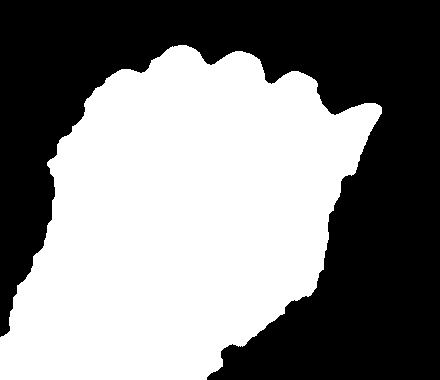
//> input picture dataset/A/14.jpg, 440 x 380 px; its folder holds only this picture in this run
$ ./train   (built with g++ and OpenCV 4)
//> lines starting //> are read from the running program, lines starting //| are printed output that depends on the picture; after the words box and inside, x2 and y2 are one past the last pixel; in counts of white or black regions, pixels touching at a corner belong together
#include <opencv2/opencv.hpp>
#include <opencv2/ml.hpp>
#include <algorithm>
#include <iostream>
#include <vector>
#include <string>

using namespace cv;
using namespace cv::ml;
using namespace std;

const int IMG_SIZE = 50;

// Dynamic loader: Returns true if folder exists and has images
bool load_images(string directory, int label, Mat& trainData, vector<int>& trainLabels) {
//> called with directory = "dataset/A", label = 0
    vector<String> filenames;

    // [CRITICAL FIX] Catch OpenCV 4.10 exception if the folder does not exist at all
    try {
        glob(directory + "/*.jpg", filenames);
    } catch (const cv::Exception& e) {
        return false; // Folder is missing, safely return false to skip it
    }

    if(filenames.empty()) {
        return false; // Folder exists but is empty, safely skip
    }

    cout << "[INFO] Processing folder " << directory << " (" << filenames.size() << " images)..." << endl;

    for (size_t i = 0; i < filenames.size(); ++i) {
        // Read strictly as Grayscale since we are loading binary masks
        Mat img = imread(filenames[i], IMREAD_GRAYSCALE);
//> img is the input picture: 380 rows x 440 cols, CV_8UC1; min 0, max 255, mean 130.6

        if (img.empty()) continue;

        // Bounding-box normalisation: mirror the same transform applied at
        // inference time in GestureRecognizer::predict(). Without this step
        // the 50×50 feature vector encodes pixel position within the full ROI,
        // so KNN classifies by where the hand appears on screen rather than
        // by hand shape. Cropping to the largest blob's bounding box first
        // makes training features position- and scale-invariant.
        std::vector<std::vector<cv::Point>> contours;
        cv::findContours(img, contours, cv::RETR_EXTERNAL, cv::CHAIN_APPROX_SIMPLE);
//> contours = 101 contours, 100 with area under 20; largest, box (x1, y1, x2, y2) and area: (0, 40, 384, 380) 86252
        if (!contours.empty()) {
            auto maxIt = std::max_element(contours.begin(), contours.end(),
                [](const std::vector<cv::Point>& a, const std::vector<cv::Point>& b) {
                    return cv::contourArea(a) < cv::contourArea(b);
                });
            cv::Rect bbox = cv::boundingRect(*maxIt);
//> bbox = Rect(0, 40, 384, 340)
            const int pad = 4;
            bbox.x      = std::max(0, bbox.x - pad);
            bbox.y      = std::max(0, bbox.y - pad);
//> bbox = Rect(0, 36, 384, 340)
            bbox.width  = std::min(img.cols - bbox.x, bbox.width  + 2 * pad);
//> bbox = Rect(0, 36, 392, 340)
            bbox.height = std::min(img.rows - bbox.y, bbox.height + 2 * pad);
//> bbox = Rect(0, 36, 392, 344)
            img = img(bbox).clone();
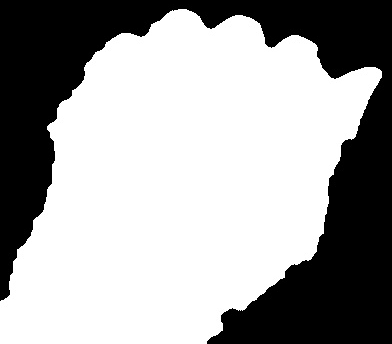
//> img: 344 rows x 392 cols, CV_8UC1; min 0, max 255, mean 161.9
        }

        resize(img, img, Size(IMG_SIZE, IMG_SIZE));
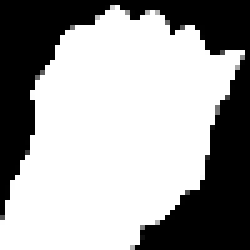
//> img: 50 rows x 50 cols, CV_8UC1 (shown 5 times larger); min 0, max 255, mean 161.8
        img = img.reshape(1, 1);
//> img = 2500 values, max 255 at index 122, min 0 at index 0, mean 161.8
        img.convertTo(img, CV_32F);

        trainData.push_back(img);
//> trainData has the same summary as img
        trainLabels.push_back(label);
    }
    return true;
}

int main() {
    Mat trainData;
    vector<int> trainLabels;

    cout << "[INFO] Starting dynamic data loader..." << endl;
    int classesLoaded = 0;

    // Scan through A to Z dynamically
    for (int i = 0; i < 26; ++i) {
        char letter = 'A' + i;
        string folder = "dataset/" + string(1, letter);

        if (load_images(folder, i, trainData, trainLabels)) {
//> trainData has the same summary as img in load_images; trainLabels = [0]
            classesLoaded++;
        }
    }
//> pass 2 of the loop `for (int i = 0; i < 26; ++i)`:
//> letter = 'B'
//> folder = "dataset/B"
//> filenames = 1 item
//| [INFO] Processing folder dataset/B (1 images)...
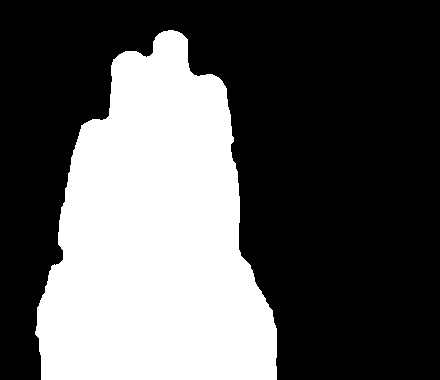
//> input picture dataset/B/0.jpg, 440 x 380 px
//> in load_images, img is the input picture: 380 rows x 440 cols, CV_8UC1; min 0, max 255, mean 89.4
//> contours = 55 contours, 54 with area under 20; largest, box (x1, y1, x2, y2) and area: (32, 24, 280, 380) 59026
//> in load_images (call 2), `cv::Rect bbox = cv::boundingRect(*maxIt);`: bbox = Rect(32, 24, 248, 356)
//> in load_images (call 2), `bbox.x      = std::max(0, bbox.x - pad);`: bbox = Rect(28, 24, 248, 356)
//> in load_images (call 2), `bbox.y      = std::max(0, bbox.y - pad);`: bbox = Rect(28, 20, 248, 356)
//> in load_images (call 2), `bbox.width  = std::min(img.cols - bbox.x, bbox.width  + 2 * pad);`: bbox = Rect(28, 20, 256, 356)
//> in load_images (call 2), `bbox.height = std::min(img.rows - bbox.y, bbox.height + 2 * pad);`: bbox = Rect(28, 20, 256, 360)
//> in load_images (call 2), `img = img(bbox).clone();`:
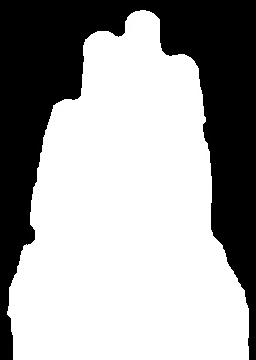
//> img: 360 rows x 256 cols, CV_8UC1; min 0, max 255, mean 162.2
//> in load_images (call 2), `resize(img, img, Size(IMG_SIZE, IMG_SIZE));`:
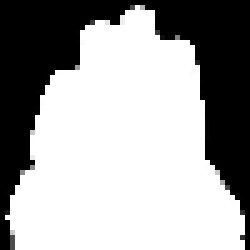
//> img: 50 rows x 50 cols, CV_8UC1 (shown 5 times larger); min 0, max 255, mean 162.2
//> in load_images (call 2), `img = img.reshape(1, 1);`: img = 2500 values, max 255 at index 126, min 0 at index 0, mean 162.2
//> in load_images (call 2), `trainLabels.push_back(label);`: trainLabels = [0, 1]
//> `if (load_images(folder, i, trainData, trainLabels))`: i = 1; trainLabels = [0, 1]

    if (trainData.empty()) {
        cerr << "[ERROR] No data found! Please record some images first." << endl;
        return -1;
    }

    cout << "--------------------------------------" << endl;
    cout << "[INFO] Total classes loaded: " << classesLoaded << endl;
    cout << "[INFO] Total training samples: " << trainData.rows << endl;
//| [INFO] Total training samples: 2
    cout << "[INFO] Training KNN model. Please wait..." << endl;

    // Initialize KNN Machine Learning model
    Ptr<KNearest> knn = KNearest::create();
    knn->setDefaultK(5);
    knn->setIsClassifier(true);

    // Convert labels vector to strictly formatted OpenCV Matrix
    Mat labelsMat(trainLabels);
    labelsMat.convertTo(labelsMat, CV_32S);

    Ptr<TrainData> trainingData = TrainData::create(trainData, ROW_SAMPLE, labelsMat);
    knn->train(trainingData);

    knn->save("knn_model.xml");
    cout << "[SUCCESS] Model trained and saved as knn_model.xml!" << endl;
    cout << "--------------------------------------" << endl;

    return 0;
}
